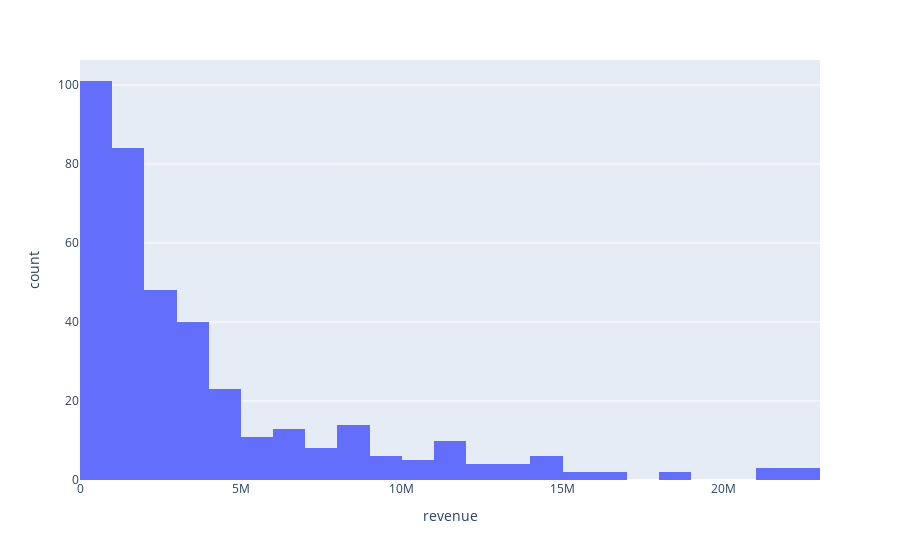
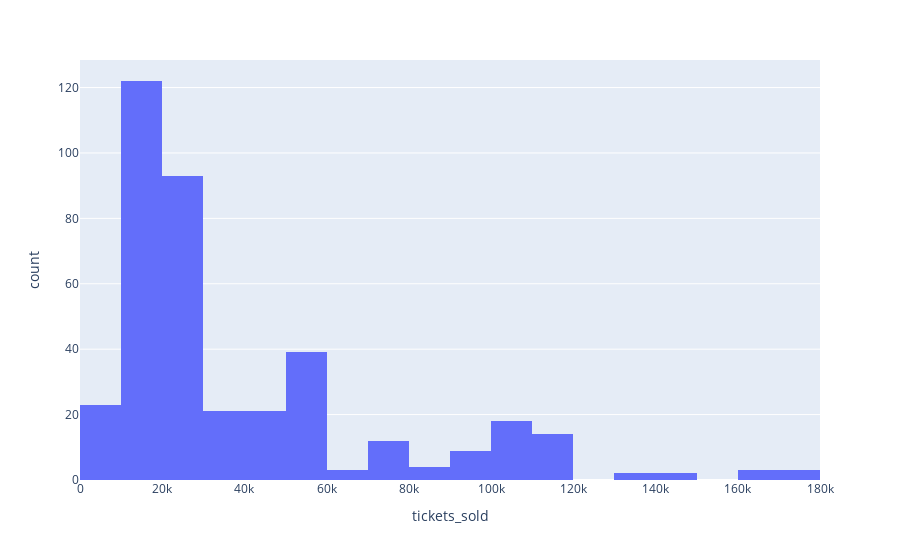
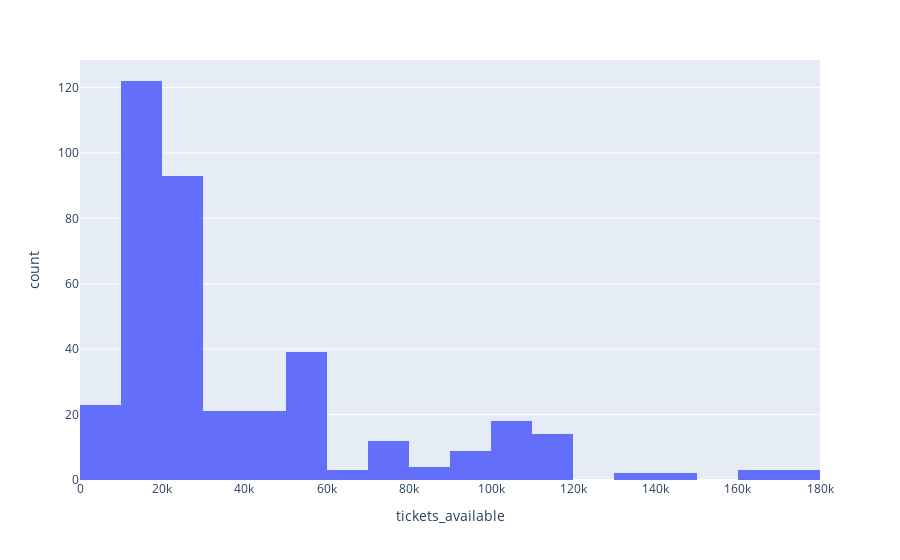
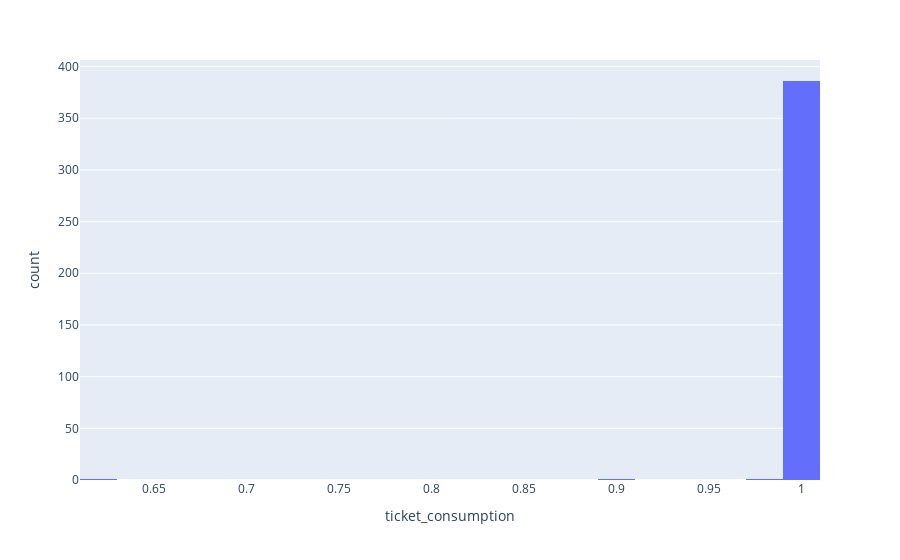

Source (notebook cell) for these figures, in order:
### Code cell
for col in df.keys():
    if df[col].dtype !='O':
        display(px.histogram(x=df[col],labels={'x':col}))

### Figure 1 — Plotly figure (JSON) as saved in the notebook; plotly's stock layout.template omitted (floating-point values rounded to 4 significant figures; data arrays with more than 128 entries replaced by an {"elided": "..."} marker saying what was removed)
{"data": [{"alignmentgroup": "True", "bingroup": "x", "hovertemplate": "revenue=%{x}<br>count=%{y}<extra></extra>", "legendgroup": "", "marker": {"color": "#636efa", "pattern": {"shape": ""}}, "name": "", "offsetgroup": "", "orientation": "v", "showlegend": false, "type": "histogram", "x": {"elided": "389 int values"}, "xaxis": "x", "yaxis": "y"}], "layout": {"barmode": "relative", "legend": {"tracegroupgap": 0}, "margin": {"t": 60}, "xaxis": {"anchor": "y", "domain": [0, 1], "title": {"text": "revenue"}}, "yaxis": {"anchor": "x", "domain": [0, 1], "title": {"text": "count"}}}}

### Figure 2 — Plotly figure (JSON) as saved in the notebook; plotly's stock layout.template omitted (floating-point values rounded to 4 significant figures; data arrays with more than 128 entries replaced by an {"elided": "..."} marker saying what was removed)
{"data": [{"alignmentgroup": "True", "bingroup": "x", "hovertemplate": "tickets_sold=%{x}<br>count=%{y}<extra></extra>", "legendgroup": "", "marker": {"color": "#636efa", "pattern": {"shape": ""}}, "name": "", "offsetgroup": "", "orientation": "v", "showlegend": false, "type": "histogram", "x": {"elided": "389 int values"}, "xaxis": "x", "yaxis": "y"}], "layout": {"barmode": "relative", "legend": {"tracegroupgap": 0}, "margin": {"t": 60}, "xaxis": {"anchor": "y", "domain": [0, 1], "title": {"text": "tickets_sold"}}, "yaxis": {"anchor": "x", "domain": [0, 1], "title": {"text": "count"}}}}

### Figure 3 — Plotly figure (JSON) as saved in the notebook; plotly's stock layout.template omitted (floating-point values rounded to 4 significant figures; data arrays with more than 128 entries replaced by an {"elided": "..."} marker saying what was removed)
{"data": [{"alignmentgroup": "True", "bingroup": "x", "hovertemplate": "tickets_available=%{x}<br>count=%{y}<extra></extra>", "legendgroup": "", "marker": {"color": "#636efa", "pattern": {"shape": ""}}, "name": "", "offsetgroup": "", "orientation": "v", "showlegend": false, "type": "histogram", "x": {"elided": "389 int values"}, "xaxis": "x", "yaxis": "y"}], "layout": {"barmode": "relative", "legend": {"tracegroupgap": 0}, "margin": {"t": 60}, "xaxis": {"anchor": "y", "domain": [0, 1], "title": {"text": "tickets_available"}}, "yaxis": {"anchor": "x", "domain": [0, 1], "title": {"text": "count"}}}}

### Figure 4 — Plotly figure (JSON) as saved in the notebook; plotly's stock layout.template omitted (floating-point values rounded to 4 significant figures; data arrays with more than 128 entries replaced by an {"elided": "..."} marker saying what was removed)
{"data": [{"alignmentgroup": "True", "bingroup": "x", "hovertemplate": "ticket_consumption=%{x}<br>count=%{y}<extra></extra>", "legendgroup": "", "marker": {"color": "#636efa", "pattern": {"shape": ""}}, "name": "", "offsetgroup": "", "orientation": "v", "showlegend": false, "type": "histogram", "x": {"elided": "389 float values"}, "xaxis": "x", "yaxis": "y"}], "layout": {"barmode": "relative", "legend": {"tracegroupgap": 0}, "margin": {"t": 60}, "xaxis": {"anchor": "y", "domain": [0, 1], "title": {"text": "ticket_consumption"}}, "yaxis": {"anchor": "x", "domain": [0, 1], "title": {"text": "count"}}}}
